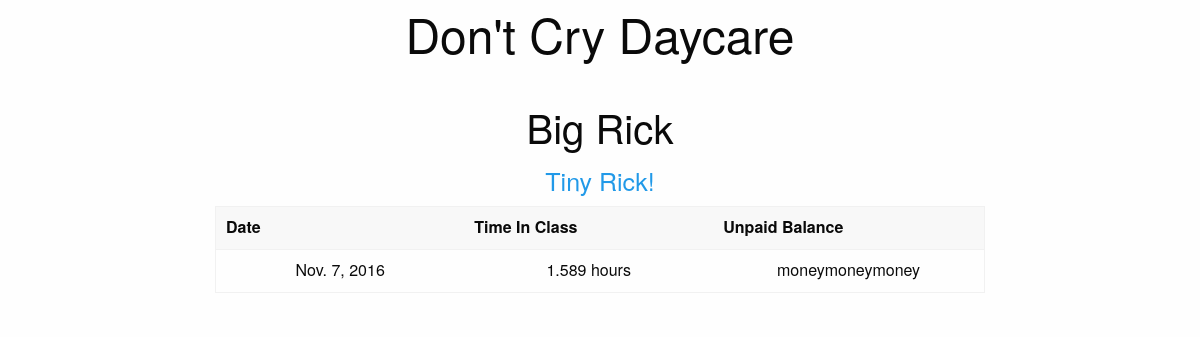
/checkin_log/3/, run on the app's committed database.
### app/models.py (models this page shows, shortened)
class Child(models.Model):
    name = models.CharField(max_length=50)
    parent = models.CharField(max_length=50)
    age = models.IntegerField()
    pin = models.CharField(unique=True, max_length=4)

class CheckIn_Log(models.Model):
    child = models.ForeignKey(Child)
    drop_off = models.DateTimeField(auto_now_add=True)
    pick_up = models.DateTimeField(auto_now=False, null=True)
    in_class = models.BooleanField(default=False)
    class Meta:
        ordering = ('-drop_off',)
    @property
    def time_in_class(self):
        td = (self.pick_up - self.drop_off)
        return round(((td.seconds / 60) / 60), 3)

### app/views.py (the view)
# urls.py: url(r'^checkin_log/(?P<pk>\d+)/$', ChildCheckIn_LogListView.as_view(), name="child_checkin_log_list_view")
class ChildCheckIn_LogListView(ListView):
    template_name = "child_checkin_log.html"
    def get_context_data(self, **kwargs):
        context = super().get_context_data(**kwargs)
        context['child'] = Child.objects.get(id=self.kwargs['pk'])
        return context
    def get_queryset(self, **kwargs):
        child = Child.objects.get(id=self.kwargs['pk'])
        return CheckIn_Log.objects.filter(child=child)

### templates/child_checkin_log.html
{% extends 'base.html' %}
{% block content %}
<div class="row">
  <div class="large-8 medium-centered columns">
    <br>
    <h2>{{ child.parent }}</h2>
    <h4><a href="{% url 'child_update_view' child.id %}">{{ child.name }}</a></h4>
    <table>
      <thead>
        <tr>
          <th width="150">Date</th>
          <th width="150">Time In Class</th>
          <th width="150">Unpaid Balance</th>
        </tr>
      </thead>
      <tbody>
        {% for object in object_list %}
        <tr>
          <td>{{ object.drop_off.date }}</td>
          <td>{{ object.time_in_class }} hours</td>
          <td>moneymoneymoney</td>
        </tr>
        {% endfor %}
      </tbody>
    </table>
  </div>
</div>
{% endblock %}

### app/static/css/app.css (style rules this page uses)
h2 { text-align: center; }
h4 { text-align: center; }
th { text-align: center; }
tr { text-align: center; }
div { justify-content: center; }

### data on the page
Child: parent "Big Rick", name "Tiny Rick!"
CheckIn_Log: drop_off "Nov. 7, 2016", time_in_class "1.589"
